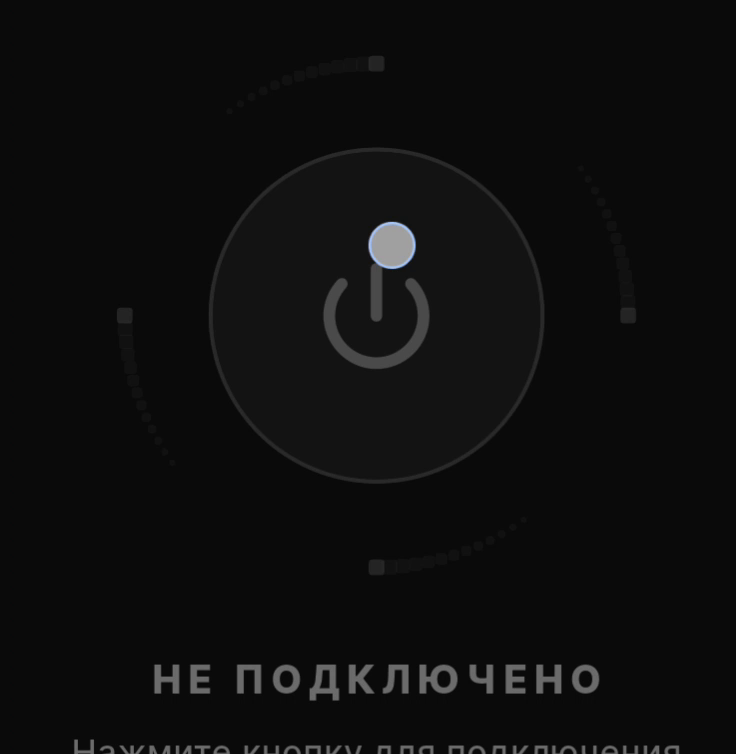
#> input picture design/xeno/_video_frames10/t_001.png, 736 x 754 px, found by its file name; the run also reads 2 pictures not shown here
$ python _count_dots.py
#> lines starting #> are read from the running program, lines starting #| are printed output that depends on the picture; after the words box and inside, x2 and y2 are one past the last pixel; in counts of white or black regions, pixels touching at a corner belong together; long printed decimals are rounded
"""Count ring dots and sample colors carefully from crops / frames."""
from pathlib import Path
import numpy as np
from PIL import Image, ImageDraw, ImageEnhance

out = Path(r"c:\vpn_client\design\xeno\_video_analysis")
frames10 = Path(r"c:\vpn_client\design\xeno\_video_frames10")
frames4 = Path(r"c:\vpn_client\design\xeno\_video_frames")

cx, cy, r_orbit = 379.7, 315.2, 251.7

def enhance_ring(path, name):
#> called with name = 'idle'
    im = Image.open(path).convert("RGB")
#> im is the input picture: PIL image 736x754 RGB; mean R, G, B 13.8, 13.8, 13.9
    # crop
    pad = 40
    box = (int(cx-r_orbit-pad), int(cy-r_orbit-pad), int(cx+r_orbit+pad), int(cy+r_orbit+pad))
    crop = im.crop(box)
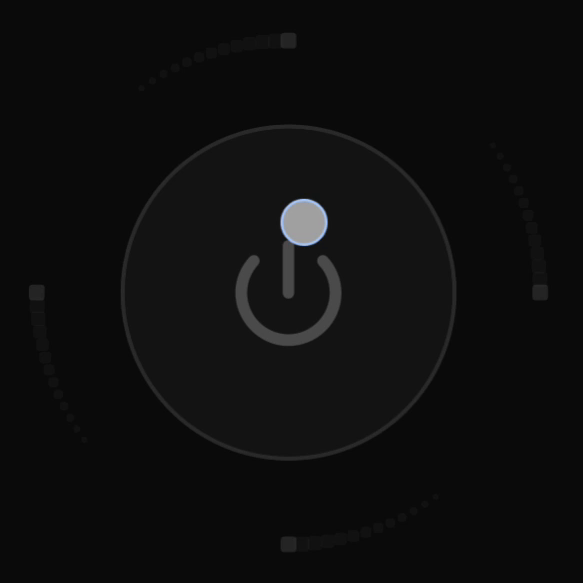
#> crop: PIL image 583x583 RGB; mean R, G, B 14.1, 14.1, 14.2
    # boost midtones to see dim dots
    arr = np.asarray(crop).astype(np.float32)
    # stretch greens
    g = arr[:,:,1]
    lo, hi = np.percentile(g, 5), np.percentile(g, 99)
#> lo = 10; hi = 74
    g2 = np.clip((g-lo)/(hi-lo+1e-6)*255, 0, 255)
    vis = np.stack([g2, g2, g2], axis=-1).astype(np.uint8)
    Image.fromarray(vis).save(out / f"boost_{name}.png")
    crop.save(out / f"rawcrop_{name}.png")
    return crop

enhance_ring(frames10 / "t_001.png", "idle")
enhance_ring(frames10 / "t_021.png", "conn_t2")
#> call 2 of enhance_ring, with name = 'conn_t2'
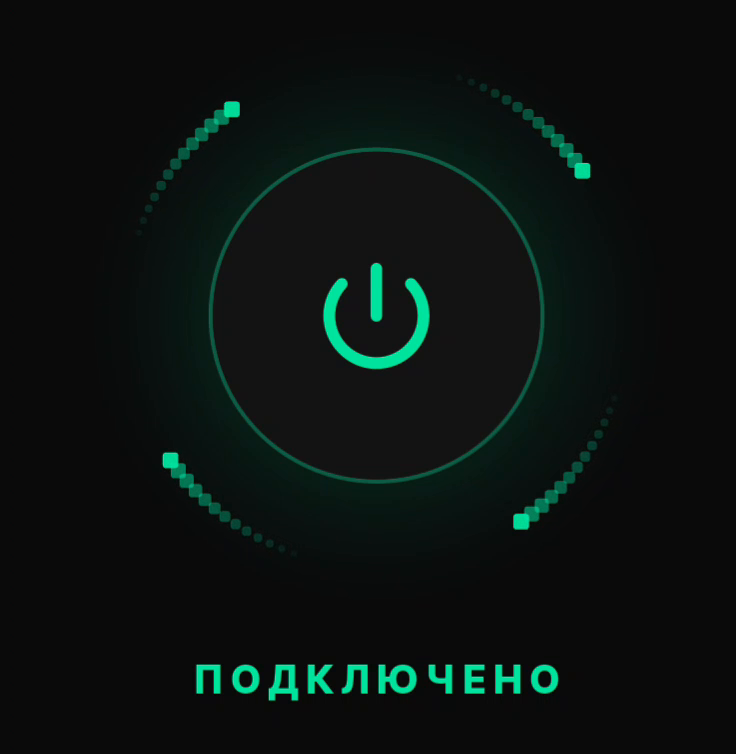
#> input picture design/xeno/_video_frames10/t_021.png, 736 x 754 px, found by its file name
#> in enhance_ring, im is the input picture: PIL image 736x754 RGB; mean R, G, B 11, 18.2, 16.1
#> in enhance_ring (call 2), `lo, hi = np.percentile(g, 5), np.percentile(g, 99)`: hi = 215
enhance_ring(frames10 / "t_008.png", "trans")
enhance_ring(frames10 / "t_040.png", "conn_t4")
#> call 4 of enhance_ring, with name = 'conn_t4'
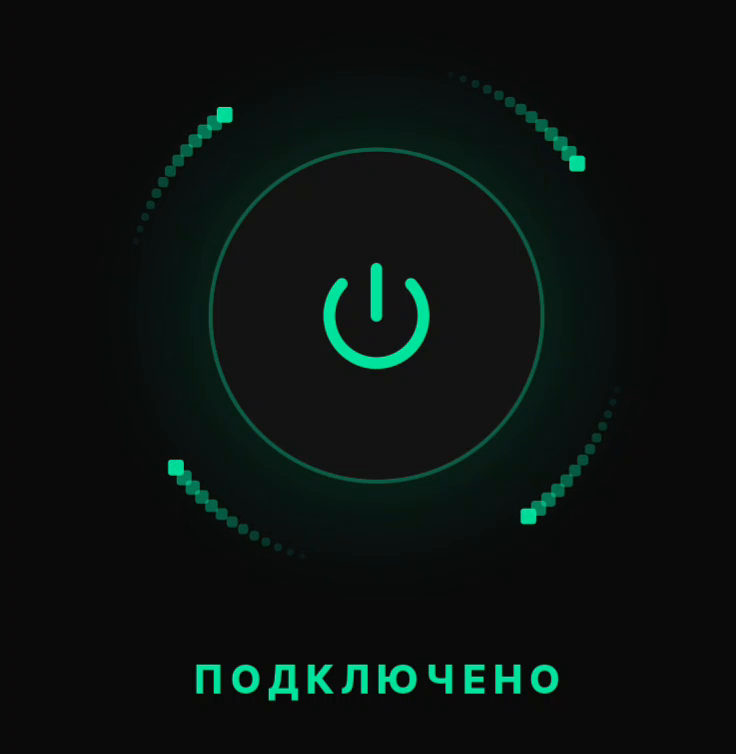
#> input picture design/xeno/_video_frames10/t_040.png, 736 x 754 px, found by its file name
#> in enhance_ring, im is the input picture: PIL image 736x754 RGB; mean R, G, B 11, 18.2, 16.1
#> in enhance_ring (call 4), `lo, hi = np.percentile(g, 5), np.percentile(g, 99)`: hi = 214
#> in enhance_ring (call 4), `g2 = np.clip((g-lo)/(hi-lo+1e-6)*255, 0, 255)`:
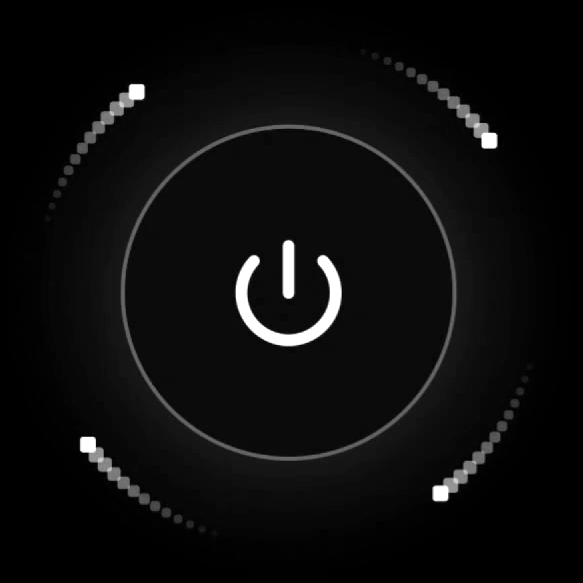
#> g2: shape (583, 583) float32; min 0, max 255, mean 12.8

# Dot pitch via autocorrelation of angular profile on idle
im = Image.open(frames4 / "f_001.png").convert("RGB")
arr = np.asarray(im).astype(np.float32)
#> arr: shape (754, 736, 3) float32
h,w = arr.shape[:2]
#> h = 754; w = 736
R,G,B = arr[:,:,0],arr[:,:,1],arr[:,:,2]
# Use known connected orbit center/radius — idle dots should be same orbit
yy,xx = np.mgrid[0:h,0:w]
RR = np.sqrt((xx-cx)**2+(yy-cy)**2)
band = (RR>r_orbit-8)&(RR<r_orbit+8)
band[int(h*0.72):]=False
# luminance
L = 0.3*R+0.6*G+0.1*B
ang = (np.degrees(np.arctan2(yy-cy, xx-cx))+360)%360
profile = np.zeros(360)
cnt = np.zeros(360)
by,bx = np.where(band)
for x,y in zip(bx,by):
    a=int(ang[y,x])%360
    profile[a]+=L[y,x]
    cnt[a]+=1
#> after the loop, cnt = 360 values, max 80 at index 180, min 0 at index 68, mean 60.18; profile = 360 values, max 2637 at index 268, min 0 at index 68, mean 718.6
cnt[cnt==0]=1
profile/=cnt
#> profile = 360 values, max 35.16 at index 268, min 0 at index 68, mean 10.45
# subtract moving average
ma = np.convolve(np.r_[profile[-20:],profile,profile[:20]], np.ones(41)/41, mode='same')[20:-20]
#> ma = 360 values, max 15.26 at index 252, min 0 at index 88, mean 10.45
detr = profile - ma
#> detr = 360 values, max 20.62 at index 268, min -5.46 at index 68, mean -8.88e-16
# autocorrelation
detr = detr - detr.mean()
#> detr = 360 values, max 20.62 at index 268, min -5.46 at index 68, mean -9.87e-18
corr = np.correlate(np.r_[detr,detr], detr, mode='valid')[:180]
#> corr = 180 values, max 4306.1 at index 0, min -953 at index 162, mean 6.45
# find first strong peak after 0
corr0 = corr.copy()
#> corr0 has the same summary as corr
corr0[:3]=0
peak_pitch = int(np.argmax(corr0[3:40])+3)
#> peak_pitch = 3
print("idle angular autocorr peak pitch ~", peak_pitch, "deg => N~", round(360/peak_pitch))
#| idle angular autocorr peak pitch ~ 3 deg => N~ 120
print("top corr lags:", sorted([(i, float(corr[i])) for i in range(3,60)], key=lambda x:-x[1])[:8])
#| top corr lags: [(3, 1287.982), (59, 631.367), (58, 555.971), (57, 480.043), (56, 429.478), (4, 404.751), (55, 340.679), (5, 228.699)]

# Same for connected but only dim parts? Or full green profile
im2 = Image.open(frames10/"t_021.png").convert("RGB")
arr2 = np.asarray(im2).astype(np.float32)
G2 = arr2[:,:,1]
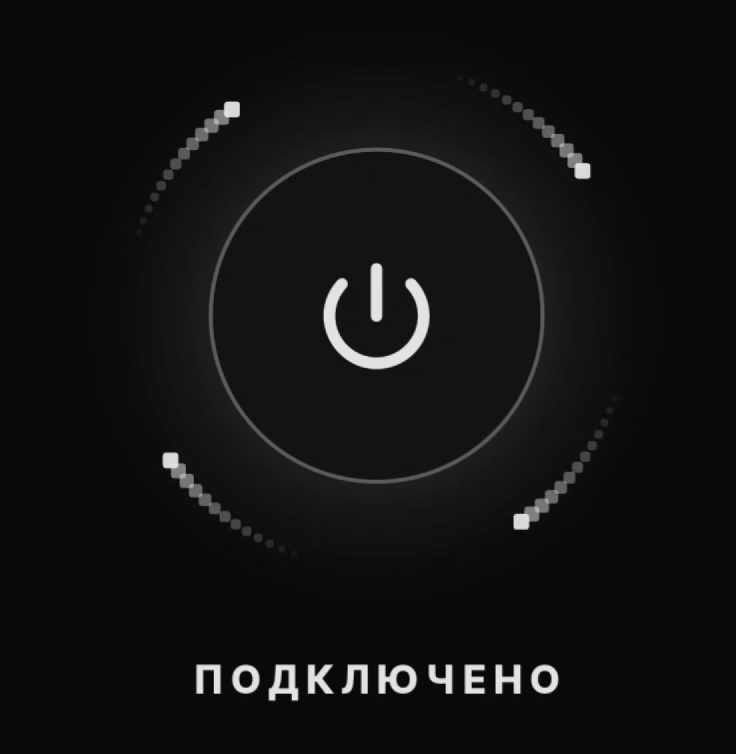
#> G2: shape (754, 736) float32; min 2, max 233, mean 18.2
profile2 = np.zeros(360); cnt2=np.zeros(360)
by,bx = np.where(band)
for x,y in zip(bx,by):
    a=int(ang[y,x])%360
    profile2[a]+=G2[y,x]; cnt2[a]+=1
#> after the loop, cnt2 has the same summary as cnt; profile2 = 360 values, max 14825 at index 55, min 0 at index 68, mean 2273.2
cnt2[cnt2==0]=1
profile2/=cnt2
#> profile2 = 360 values, max 208.7 at index 234, min 0 at index 68, mean 32.67
# Look at one tracer region 20..55 for discrete peaks without heavy smooth
print("\nRaw G along tracer 20-60:")
for a in range(20,61):
    print(f"  {a}: {profile2[a]:.1f}")
#> this loop made 41 passes
#|   20: 13.8
#|   21: 14.7
#|   22: 20.4
#|   23: 14.3
#|   24: 17.1
#|   25: 26.5
#|   26: 16.6
#|   27: 20.0
#> (further printed lines are left out)

# Sample power icon accent color (connected)
# icon center roughly cx, cy
icon = arr2[int(cy)-30:int(cy)+30, int(cx)-30:int(cx)+30]
mask = (icon[:,:,1]>100) & (icon[:,:,1]>icon[:,:,0]*1.3)
#> mask: shape (60, 60) bool; 11.5% white; 3 white regions (2 under 20 px), largest, box (x1, y1, x2, y2) and area: (22, 0, 33, 37) 396
print("icon accent mean", icon[mask].mean(axis=0) if mask.any() else None)
#| icon accent mean [  8.964 216.8116   151.831 ]

# Sample brightest ring head pixels
ring = arr2.copy()
rmask = band & (G2>160) & (G2>arr2[:,:,0]*1.4)
#> rmask: shape (754, 736) bool; 0.16% white; 12 white regions (8 under 20 px), largest, box (x1, y1, x2, y2) and area: (224, 102, 240, 118) 210, (514, 514, 530, 529) 205, (574, 163, 590, 178) 191, (163, 453, 179, 469) 190
print("head pixels mean", ring[rmask].mean(axis=0) if rmask.any() else None, "n", rmask.sum())
#| head pixels mean [  5.845 210.058  147.161 ] n 883
rmask2 = band & (G2>120) & (G2<=160)
#> rmask2: shape (754, 736) bool; 0.13% white; 41 white regions (37 under 20 px), largest, box (x1, y1, x2, y2) and area: (213, 110, 229, 126) 135, (567, 152, 582, 167) 132, (171, 463, 186, 481) 132, (524, 506, 540, 520) 123
print("mid trail mean", ring[rmask2].mean(axis=0) if rmask2.any() else None)
#| mid trail mean [  6.714 132.138   93.952 ]

# Plate border color
# radius of plate ~ size/2; plate ~ 188dp visual, orbit gap
# plate rim ~ r_orbit - gap. gap visually ~ 40-50px?
for pr in [180, 190, 200, 210]:
    pband = (RR>pr-3)&(RR<pr+3)
    pband[int(h*0.72):]=False
    print(f"plate r={pr} mean", arr2[pband].mean(axis=0) if pband.any() else None)
#> this loop made 4 passes
#| plate r=180 mean [ 8.230 26.400 20.311 ]
#| plate r=190 mean [ 8.221 23.254  18.489 ]
#| plate r=200 mean [ 8.147 21.011 17.911]
#| plate r=210 mean [ 8.934 19.677 17.306 ]
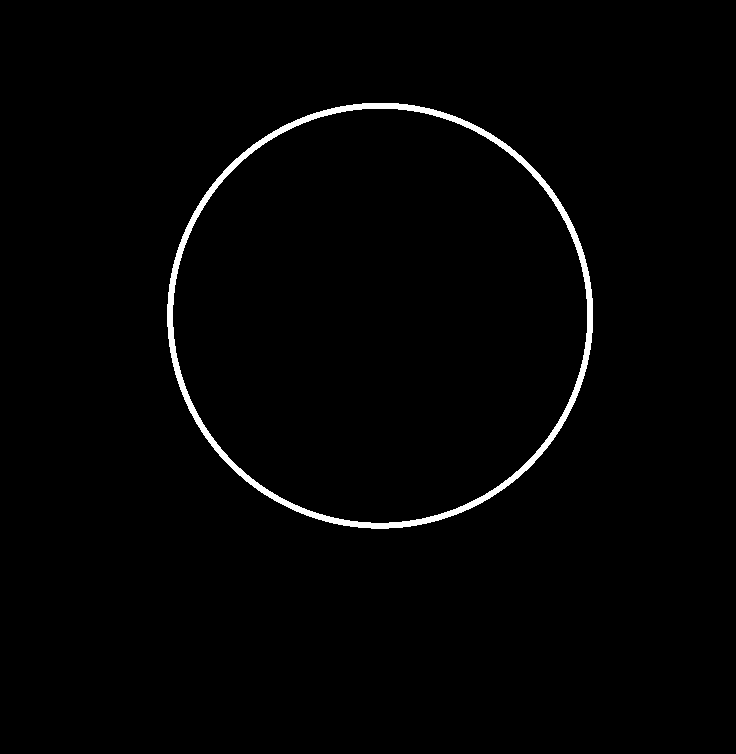
#> pband: shape (754, 736) bool; 1.4% white; 1 white region, box (x1, y1, x2, y2) and area: (167, 103, 593, 529) 7923

# Glow: compare pixels between plate and ring
glow_band = (RR>210)&(RR<235)
glow_band[int(h*0.72):]=False
print("interstitial glow mean", arr2[glow_band].mean(axis=0))
#| interstitial glow mean [ 9.174 17.527 16.026]
bg = (RR>300)&(RR<330)
bg[int(h*0.72):]=False
print("far bg mean", arr2[bg].mean(axis=0) if bg.any() else None)
#| far bg mean [ 10.000   9.999 10.001 ]
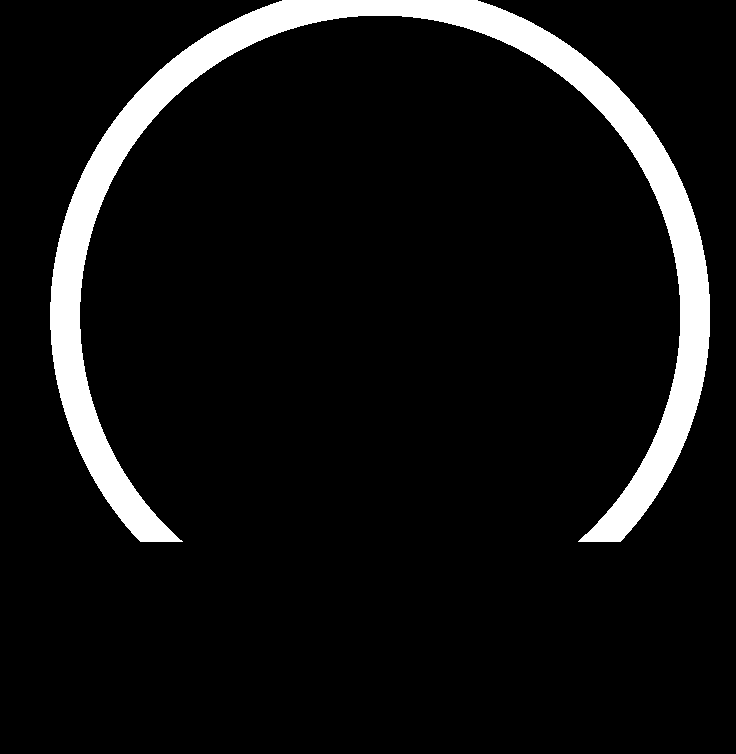
#> bg: shape (754, 736) bool; 7.7% white; 1 white region, box (x1, y1, x2, y2) and area: (50, 0, 710, 542) 43008
